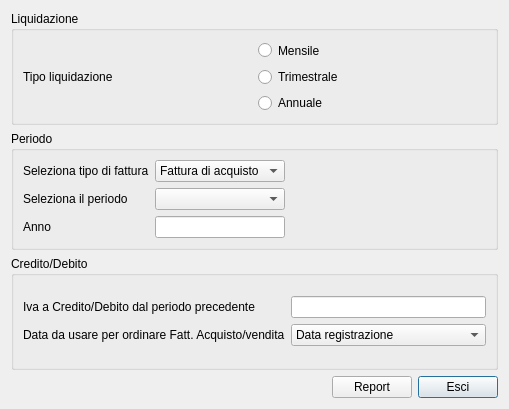
<?xml version="1.0" encoding="UTF-8"?>
<ui version="4.0">
 <class>reg_iva</class>
 <widget class="QDialog" name="reg_iva">
  <property name="geometry">
   <rect>
    <x>0</x>
    <y>0</y>
    <width>509</width>
    <height>409</height>
   </rect>
  </property>
  <property name="maximumSize">
   <size>
    <width>509</width>
    <height>409</height>
   </size>
  </property>
  <property name="baseSize">
   <size>
    <width>509</width>
    <height>409</height>
   </size>
  </property>
  <property name="windowTitle">
   <string>Stampa registro iva</string>
  </property>
  <property name="windowIcon">
   <iconset resource="../fabaria.qrc">
    <normaloff>:/images/iva.png</normaloff>:/images/iva.png</iconset>
  </property>
  <layout class="QGridLayout" name="gridLayout_7">
   <item row="3" column="2">
    <widget class="QPushButton" name="esci">
     <property name="maximumSize">
      <size>
       <width>396</width>
       <height>320</height>
      </size>
     </property>
     <property name="baseSize">
      <size>
       <width>396</width>
       <height>320</height>
      </size>
     </property>
     <property name="text">
      <string>Esci</string>
     </property>
     <property name="icon">
      <iconset resource="../fabaria.qrc">
       <normaloff>:/images/dialog-close.png</normaloff>:/images/dialog-close.png</iconset>
     </property>
    </widget>
   </item>
   <item row="3" column="1">
    <widget class="QPushButton" name="report">
     <property name="text">
      <string>Report</string>
     </property>
     <property name="icon">
      <iconset resource="../fabaria.qrc">
       <normaloff>:/images/report.png</normaloff>:/images/report.png</iconset>
     </property>
    </widget>
   </item>
   <item row="3" column="0">
    <spacer name="horizontalSpacer_3">
     <property name="orientation">
      <enum>Qt::Horizontal</enum>
     </property>
     <property name="sizeHint" stdset="0">
      <size>
       <width>40</width>
       <height>20</height>
      </size>
     </property>
    </spacer>
   </item>
   <item row="2" column="0" colspan="3">
    <widget class="QGroupBox" name="groupBox_3">
     <property name="title">
      <string>Credito/Debito</string>
     </property>
     <layout class="QGridLayout" name="gridLayout_6">
      <item row="0" column="0">
       <layout class="QGridLayout" name="gridLayout_3">
        <item row="0" column="0">
         <widget class="QLabel" name="label_4">
          <property name="text">
           <string>Iva a Credito/Debito dal periodo precedente</string>
          </property>
         </widget>
        </item>
        <item row="0" column="1">
         <widget class="QLineEdit" name="iva_prec"/>
        </item>
        <item row="1" column="0">
         <widget class="QLabel" name="label_5">
          <property name="text">
           <string>Data da usare per ordinare Fatt. Acquisto/vendita</string>
          </property>
         </widget>
        </item>
        <item row="1" column="1">
         <widget class="QComboBox" name="comboBox">
          <item>
           <property name="text">
            <string>Data registrazione</string>
           </property>
          </item>
          <item>
           <property name="text">
            <string>Numero documento</string>
           </property>
          </item>
         </widget>
        </item>
       </layout>
      </item>
     </layout>
    </widget>
   </item>
   <item row="1" column="0" colspan="3">
    <widget class="QGroupBox" name="groupBox_2">
     <property name="title">
      <string>Periodo</string>
     </property>
     <layout class="QGridLayout" name="gridLayout_5">
      <item row="0" column="0">
       <layout class="QGridLayout" name="gridLayout_2">
        <item row="0" column="1">
         <widget class="QComboBox" name="tipo_fattura">
          <item>
           <property name="text">
            <string>Fattura di acquisto</string>
           </property>
          </item>
          <item>
           <property name="text">
            <string>Fattura di ventita</string>
           </property>
          </item>
         </widget>
        </item>
        <item row="0" column="0">
         <widget class="QLabel" name="label_6">
          <property name="text">
           <string>Seleziona tipo di fattura</string>
          </property>
         </widget>
        </item>
        <item row="1" column="0">
         <widget class="QLabel" name="label_2">
          <property name="text">
           <string>Seleziona il periodo</string>
          </property>
         </widget>
        </item>
        <item row="1" column="1">
         <widget class="QComboBox" name="mese"/>
        </item>
        <item row="2" column="0">
         <widget class="QLabel" name="label_3">
          <property name="text">
           <string>Anno</string>
          </property>
         </widget>
        </item>
        <item row="2" column="1">
         <widget class="QLineEdit" name="anno"/>
        </item>
       </layout>
      </item>
      <item row="0" column="1">
       <spacer name="horizontalSpacer">
        <property name="orientation">
         <enum>Qt::Horizontal</enum>
        </property>
        <property name="sizeHint" stdset="0">
         <size>
          <width>40</width>
          <height>20</height>
         </size>
        </property>
       </spacer>
      </item>
     </layout>
    </widget>
   </item>
   <item row="0" column="0" colspan="3">
    <widget class="QGroupBox" name="groupBox">
     <property name="title">
      <string>Liquidazione</string>
     </property>
     <layout class="QGridLayout" name="gridLayout_4">
      <item row="0" column="0">
       <layout class="QGridLayout" name="gridLayout">
        <item row="0" column="1">
         <widget class="QRadioButton" name="mensile">
          <property name="sizePolicy">
           <sizepolicy hsizetype="Minimum" vsizetype="Preferred">
            <horstretch>0</horstretch>
            <verstretch>0</verstretch>
           </sizepolicy>
          </property>
          <property name="text">
           <string>Mensile</string>
          </property>
         </widget>
        </item>
        <item row="1" column="0">
         <widget class="QLabel" name="label">
          <property name="text">
           <string>Tipo liquidazione</string>
          </property>
         </widget>
        </item>
        <item row="1" column="1">
         <widget class="QRadioButton" name="trim">
          <property name="text">
           <string>Trimestrale</string>
          </property>
         </widget>
        </item>
        <item row="2" column="1">
         <widget class="QRadioButton" name="annuale">
          <property name="text">
           <string>Annuale</string>
          </property>
         </widget>
        </item>
       </layout>
      </item>
     </layout>
    </widget>
   </item>
  </layout>
 </widget>
 <tabstops>
  <tabstop>mensile</tabstop>
  <tabstop>trim</tabstop>
  <tabstop>annuale</tabstop>
  <tabstop>tipo_fattura</tabstop>
  <tabstop>mese</tabstop>
  <tabstop>anno</tabstop>
  <tabstop>iva_prec</tabstop>
  <tabstop>comboBox</tabstop>
  <tabstop>report</tabstop>
  <tabstop>esci</tabstop>
 </tabstops>
 <resources>
  <include location="../fabaria.qrc"/>
 </resources>
 <connections/>
</ui>
